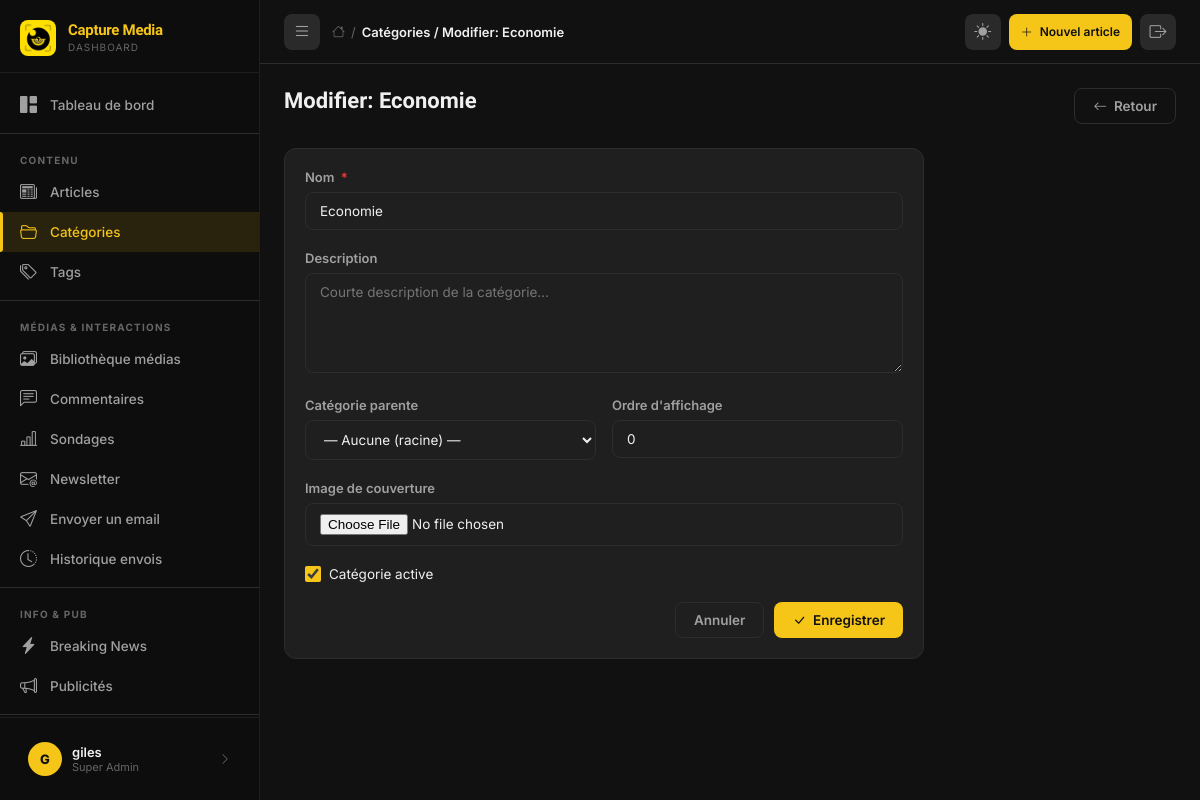
The page /dashboard/categories/4/modifier/ (signed in) on the database its author committed.
### backend/models.py (models this page shows, shortened)
class Category(models.Model):
    name = models.CharField(max_length=100, verbose_name="Nom")
    slug = models.SlugField(unique=True, blank=True)
    description = models.TextField(blank=True, verbose_name="Description")
    image = models.ImageField(upload_to='categories/', blank=True, null=True, verbose_name="Image")
    parent = models.ForeignKey('self', on_delete=models.SET_NULL, null=True, blank=True,
                                related_name='children', verbose_name="Catégorie parente")
    order = models.PositiveIntegerField(default=0, verbose_name="Ordre")
    is_active = models.BooleanField(default=True, verbose_name="Active")
    created_at = models.DateTimeField(auto_now_add=True)
    class Meta:
        verbose_name = "Catégorie"
        verbose_name_plural = "Catégories"
        ordering = ['order', 'name']

### backend/dashboard_views.py (the view, shortened to what this page needs)
# urls.py: path('categories/<int:pk>/modifier/', views.category_edit, name='category_edit'),
@login_required
def category_edit(request, pk):
    category = get_object_or_404(Category, pk=pk)
    parents = Category.objects.filter(parent=None, is_active=True).exclude(pk=pk)
    return render(request, 'dashboard/categories/form.html', {
        'category': category,
        'parents': parents,
        'page_title': f'Modifier: {category.name}',
        'active_menu': 'categories',
    })

### backend/models.py (called while the page is built)
    @classmethod
    def get_settings(cls):
        obj, _ = cls.objects.get_or_create(pk=1)
        return obj

### backend/templates/dashboard/categories/form.html (shortened to what this page needs)
{% extends 'dashboard/base.html' %}
{% block breadcrumb %}<a href="{% url 'dashboard:categories_list' %}">Catégories</a> / {{ page_title }}{% endblock %}
{% block content %}
<div class="page-header">
  <div class="page-header-left">
    <h1 class="page-title">{{ page_title }}</h1>
  </div>
  <a href="{% url 'dashboard:categories_list' %}" class="btn btn-ghost">
    <i class="bi bi-arrow-left"></i> Retour
  </a>
</div>
<div class="card" style="max-width:640px;">
  <div class="card-body">
    <form method="POST" enctype="multipart/form-data">
      <div class="form-group">
        <label class="form-label">Nom <span class="required">*</span></label>
        <input type="text" name="name" class="form-control" required autofocus
               value="{{ category.name|default:'' }}" placeholder="Ex : Politique, Sport, Culture…" />
      </div>
      <div class="form-group">
        <label class="form-label">Description</label>
        <textarea name="description" class="form-control" rows="3"
                  placeholder="Courte description de la catégorie…">{{ category.description|default:'' }}</textarea>
      </div>
      <div class="form-grid cols-2">
        <div class="form-group">
          <label class="form-label">Catégorie parente</label>
          <select name="parent" class="form-select">
            <option value="">— Aucune (racine) —</option>
          </select>
        </div>
        <div class="form-group">
          <label class="form-label">Ordre d'affichage</label>
          <input type="number" name="order" class="form-control" min="0"
                 value="{{ category.order|default:0 }}" />
        </div>
      </div>
      <div class="form-group">
        <label class="form-label">Image de couverture</label>
        <input type="file" name="image" class="form-control" accept="image/*" />
      </div>
      <div class="form-group">
        <label class="form-check">
          <input type="checkbox" name="is_active" {% if not category or category.is_active %}checked{% endif %} />
          <span class="form-check-label">Catégorie active</span>
        </label>
      </div>
      <div style="display:flex;gap:10px;justify-content:flex-end;margin-top:8px;">
        <a href="{% url 'dashboard:categories_list' %}" class="btn btn-ghost">Annuler</a>
        <button type="submit" class="btn btn-primary">
          <i class="bi bi-check-lg"></i>
          {% if category %}Enregistrer{% else %}Créer la catégorie{% endif %}
        </button>
      </div>
    </form>
  </div>
</div>
{% endblock %}

### backend/templates/dashboard/base.html (shortened to what this page needs)
{% load static %}
<!DOCTYPE html>
<html lang="fr" data-theme="dark">
<head>
  <link rel="stylesheet" href="https://cdn.jsdelivr.net/npm/bootstrap-icons@1.11.3/font/bootstrap-icons.min.css" />
  <link href="https://cdn.quilljs.com/1.3.7/quill.snow.css" rel="stylesheet" />
</head>
<body>
<aside class="sidebar" id="sidebar">
  <div class="sidebar-logo">
    <img src="{% static 'assets/images/logo/logo.jpg' %}" alt="Capture Media" />
    <div class="sidebar-logo-text">
      <span>Capture Media</span>
      <span>Dashboard</span>
    </div>
  </div>
  <nav class="sidebar-nav">
    <a href="{% url 'dashboard:index' %}" class="nav-item {% if active_menu == 'dashboard' %}active{% endif %}">
      <i class="bi bi-grid-1x2-fill"></i>
      <span>Tableau de bord</span>
    </a>
    <div class="divider"></div>
    <div class="nav-section-label">Contenu</div>
    <a href="{% url 'dashboard:articles_list' %}" class="nav-item {% if active_menu == 'articles' %}active{% endif %}">
      <i class="bi bi-newspaper"></i>
      <span>Articles</span>
    </a>
    <a href="{% url 'dashboard:categories_list' %}" class="nav-item {% if active_menu == 'categories' %}active{% endif %}">
      <i class="bi bi-folder2-open"></i>
      <span>Catégories</span>
    </a>
    <a href="{% url 'dashboard:tags_list' %}" class="nav-item {% if active_menu == 'tags' %}active{% endif %}">
      <i class="bi bi-tags"></i>
      <span>Tags</span>
    </a>
    <div class="divider"></div>
    <div class="nav-section-label">Médias & Interactions</div>
    <a href="{% url 'dashboard:media_library' %}" class="nav-item {% if active_menu == 'media' %}active{% endif %}">
      <i class="bi bi-images"></i>
      <span>Bibliothèque médias</span>
    </a>
    <a href="{% url 'dashboard:comments_list' %}" class="nav-item {% if active_menu == 'comments' %}active{% endif %}">
      <i class="bi bi-chat-left-text"></i>
      <span>Commentaires</span>
    </a>
    <a href="{% url 'dashboard:polls_list' %}" class="nav-item {% if active_menu == 'polls' %}active{% endif %}">
      <i class="bi bi-bar-chart-line"></i>
      <span>Sondages</span>
    </a>
    <a href="{% url 'dashboard:newsletter_list' %}" class="nav-item {% if active_menu == 'newsletter' %}active{% endif %}">
      <i class="bi bi-envelope-at"></i>
      <span>Newsletter</span>
    </a>
    <a href="{% url 'dashboard:newsletter_send' %}" class="nav-item {% if active_menu == 'newsletter_send' %}active{% endif %}">
      <i class="bi bi-send"></i>
      <span>Envoyer un email</span>
    </a>
    <a href="{% url 'dashboard:newsletter_history' %}" class="nav-item {% if active_menu == 'newsletter_history' %}active{% endif %}">
      <i class="bi bi-clock-history"></i>
      <span>Historique envois</span>
    </a>
    <div class="divider"></div>
    <div class="nav-section-label">Info & Pub</div>
    <a href="{% url 'dashboard:breaking_news_list' %}" class="nav-item {% if active_menu == 'breaking_news' %}active{% endif %}">
      <i class="bi bi-lightning-charge-fill"></i>
      <span>Breaking News</span>
    </a>
    <a href="{% url 'dashboard:ads_list' %}" class="nav-item {% if active_menu == 'ads' %}active{% endif %}">
      <i class="bi bi-megaphone"></i>
      <span>Publicités</span>
    </a>
    <div class="divider"></div>
    <div class="nav-section-label">Dons & Soutien</div>
    <a href="{% url 'dashboard:donations_list' %}" class="nav-item {% if active_menu == 'donations' %}active{% endif %}">
      <span>Dons reçus</span>
    </a>
    <a href="{% url 'dashboard:campaigns_list' %}" class="nav-item {% if active_menu == 'donation_campaigns' %}active{% endif %}">
    </a>
  </nav>
  <div class="sidebar-footer">
    <a href="{% url 'dashboard:profile' %}" class="sidebar-user">
      <div class="user-avatar">{{ request.user.username|first|upper }}</div>
      <div class="user-info">
        <div class="name">{{ request.user.get_full_name|default:request.user.username }}</div>
        <div class="role">{% if request.user.is_superuser %}Super Admin{% elif request.user.is_staff %}Rédacteur{% endif %}</div>
      </div>
      <i class="bi bi-chevron-right" style="color:var(--text3);font-size:12px;margin-left:auto;"></i>
    </a>
  </div>
</aside>
<div class="main-wrapper">
  <header class="topbar">
    <div class="topbar-left">
      <button class="sidebar-toggle" onclick="toggleSidebar()" title="Menu">
        <i class="bi bi-list"></i>
      </button>
      <div class="topbar-breadcrumb">
        <i class="bi bi-house"></i>
        <span>/</span>
        <span class="current">{% block breadcrumb %}Dashboard{% endblock %}</span>
      </div>
    </div>
    <div class="topbar-right">
      <button class="topbar-action-btn" onclick="toggleTheme()" title="Changer le thème" id="themeBtn">
        <i class="bi bi-moon-fill" id="themeIcon"></i>
      </button>
      <a href="{% url 'dashboard:article_add' %}" class="btn btn-primary btn-sm" style="height:36px;">
        <i class="bi bi-plus-lg"></i>
        <span style="display:none;" class="label-desktop">Nouvel article</span>
      </a>
      <a href="{% url 'dashboard:logout' %}" class="topbar-action-btn" title="Déconnexion">
        <i class="bi bi-box-arrow-right"></i>
      </a>
    </div>
  </header>
  <main class="page-content" id="mainContent">
    {% block content %}{% endblock %}
  </main>
</div>
</body>
</html>

### rows shown on the page
Category: name "Economie", order "0", is_active "☑"

### other values the page prints
{{ request.user.username|first|upper }} "G"
{{ request.user.get_full_name|default:request.user.username }} "giles"
{{ page_title }} "Modifier: Economie"
